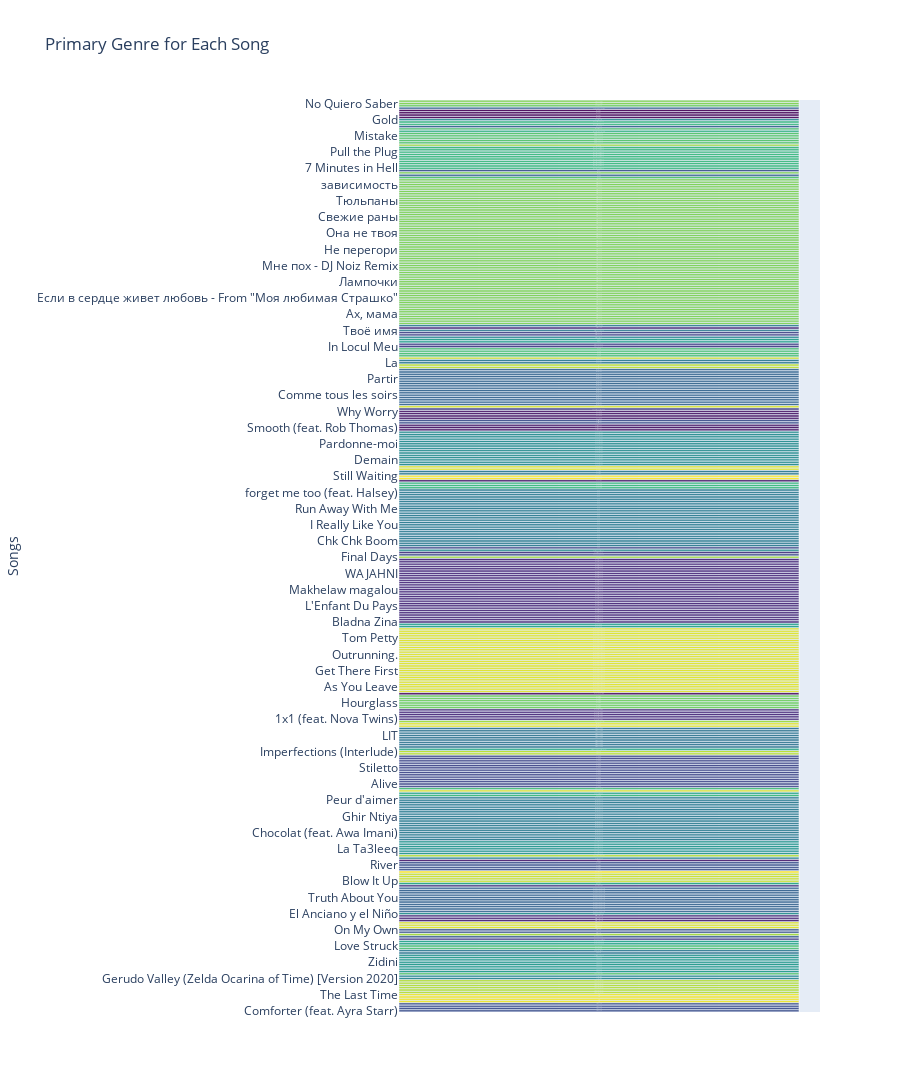

The notebook cell saved with this chart:
### Code cell
create_song_genre_bar_chart(genre_classification, sp)

### Figure 1 — Plotly figure (JSON) as saved in the notebook; plotly's stock layout.template omitted (floating-point values rounded to 4 significant figures; data arrays with more than 128 entries replaced by an {"elided": "..."} marker saying what was removed)
{"data": [{"insidetextanchor": "middle", "insidetextfont": {"color": "white"}, "marker": {"color": {"elided": "394 int values"}, "colorscale": [[0, "#440154"], [0.1111, "#482878"], [0.2222, "#3e4989"], [0.3333, "#31688e"], [0.4444, "#26828e"], [0.5556, "#1f9e89"], [0.6667, "#35b779"], [0.7778, "#6ece58"], [0.8889, "#b5de2b"], [1, "#fde725"]]}, "orientation": "h", "text": {"elided": "394 str values"}, "textposition": "inside", "type": "bar", "x": {"elided": "394 int values"}, "y": {"elided": "394 str values"}}], "layout": {"height": 7880, "margin": {"l": 200}, "title": {"text": "Primary Genre for Each Song"}, "xaxis": {"showticklabels": false, "title": {"text": ""}}, "yaxis": {"title": {"text": "Songs"}}}}
